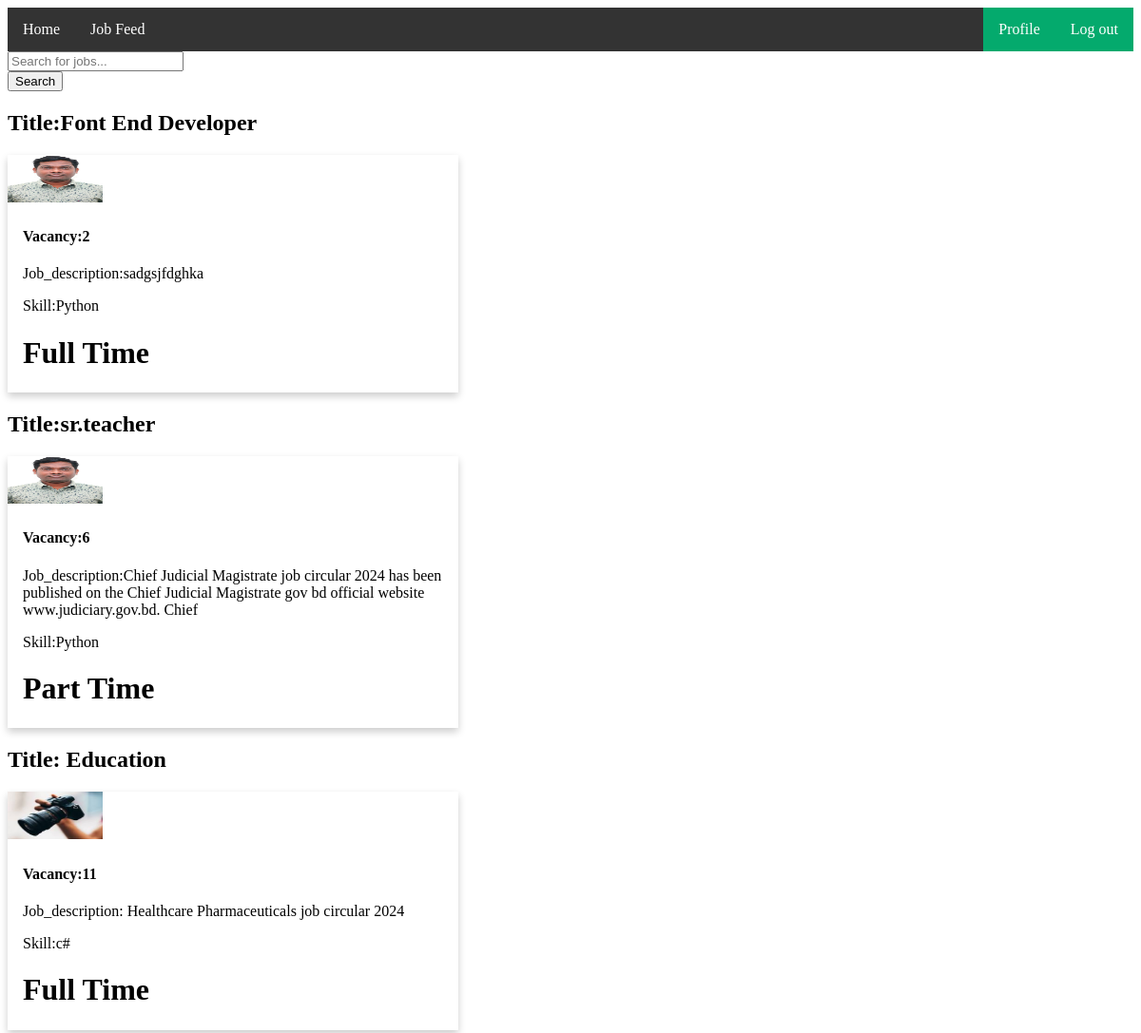
Screenshot of /jobFeed/ with the database file from the repository.
### myApp/models.py (models this page shows, shortened)
class JobModel(models.Model):
    JOB_TYPE_CHOICES=[
        ('full_time', 'Full Time'),
        ('part_time', 'Part Time'),
    ]
    user=models.ForeignKey(customUser,null=True,blank=True,on_delete=models.CASCADE)
    job_title = models.CharField(max_length=200, null=True, blank=True)
    vacancy = models.CharField(max_length=200, null=True, blank=True)
    job_description = models.TextField(null=True, blank=True)
    category = models.CharField(max_length=50, choices=JOB_TYPE_CHOICES, null=True, blank=True)
    skill = models.CharField(max_length=200, null=True, blank=True)
    image=models.ImageField(upload_to="Media/Pro_pic",null=True)

### myProject/views.py (the view)
# urls.py: path('jobFeed/', jobFeed, name='jobFeed'),
def jobFeed(request):
    job=JobModel.objects.all()
    context={
        'job':job
    }
    return render(request,"jobFeed.html",context)

### Template/jobFeed.html (shortened to what this page needs)
{% extends 'base.html' %}
{% block body %}
<!DOCTYPE html>
<html>
<head>
</head>
<body>
  <div class="search-bar mb-4">
    <div class="input-group">
        <form action=" {% url 'searchJob' %} " method="GET">
            <input type="text" class="form-control" name="query" placeholder="Search for jobs..." id="search-input">
            <div class="input-group-append">
                <button class="btn btn-success" id="search-button">Search</button>
            </div>
        </form>
    </div>
</div>
{% for i in job %}
<h2>Title:{{i.job_title}}</h2>
<div class="card">
  <img src="/{{i.image}}" alt="Avatar" height="50px" width="100px">
  <div class="container">
    <h4><b>Vacancy:{{i.vacancy}}</b></h4>
    <p>Job_description:{{i.job_description}}</p>
    <p>Skill:{{i.skill}}</p>
    {% if i.category == 'full_time' %}
    <h1>Full Time</h1>
    {% endif %}
    {% if i.category == 'part_time' %}
    <h1>Part Time</h1>
    {% endif %}
  </div>
</div>
{% endfor %}
</body>
</html>
{% endblock body %}

### Template/base.html (shortened to what this page needs)
<!DOCTYPE html>
<html>
<head>
</head>
<body>
{% include 'navbar.html' %}
{% block body %}
{% endblock body %}
</body>
</html>

### Template/navbar.html
<ul>
    <li><a href=" {% url 'homePage' %} ">Home</a></li>
    <li><a href=" {% url 'jobFeed' %} ">Job Feed</a></li>
    <li style="float:right"><a class="active" href=" {% url 'logoutPage' %} ">Log out</a></li>
    <li style="float:right"><a class="active" href=" {% url 'profilePage' %} ">Profile</a></li>
  </ul>

### Template/base.html (style rules this page uses)
ul { list-style-type: none; margin: 0; padding: 0; overflow: hidden; background-color: #333; }
li { float: left; }
li a { display: block; color: white; text-align: center; padding: 14px 16px; text-decoration: none; }
.active { background-color: #04AA6D; }

### Template/jobFeed.html (style rules this page uses)
.card { box-shadow: 0 4px 8px 0 rgba(0,0,0,0.2); transition: 0.3s; width: 40%; }
.container { padding: 2px 16px; }

### rows the page displays
JobModel: job_title "Font End Developer", image (picture), vacancy "2", job_description "sadgsjfdghka", skill "Python", category "Full Time"
JobModel: job_title "sr.teacher", image (picture), vacancy "6", job_description "Chief Judicial Magistrate job circular 2024 has been published on the Chief Judicial Magistrate gov bd official website www.judiciary.gov.bd. Chief", skill "Python", category "Part Time"
JobModel: job_title "Education", image (picture), vacancy "11", job_description "Healthcare Pharmaceuticals job circular 2024", skill "c#", category "Full Time"
